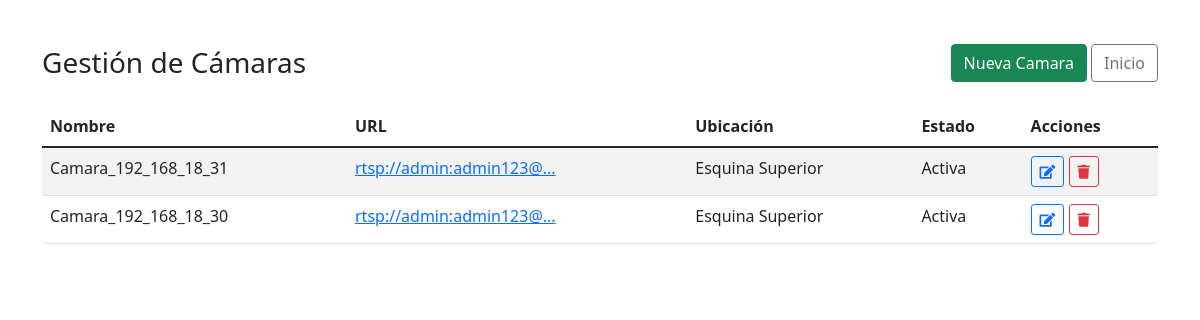
The page /camaras on the database its author committed.
### tables this page shows
CREATE TABLE camaras (
                id INTEGER PRIMARY KEY AUTOINCREMENT,
                nombre TEXT NOT NULL,
                url TEXT UNIQUE NOT NULL,
                descripcion TEXT,
                muslo_rodilla_pie INTEGER NOT NULL DEFAULT 90,  
                espalda_cadera_muslo INTEGER NOT NULL DEFAULT 90, 
                hombros_brazos INTEGER NOT NULL DEFAULT 90, 
                espalda_cuello_cabeza INTEGER NOT NULL DEFAULT 90,  
                manos_muneca INTEGER NOT NULL DEFAULT 90,   
                ubicacion TEXT,
                activa BOOLEAN DEFAULT 1,
                fecha_instalacion TIMESTAMP DEFAULT CURRENT_TIMESTAMP,
                FOREIGN KEY (id) REFERENCES notificaciones(id_camara)
            );

### routes/camaras.py (the view)
    @app.route('/camaras')
    def camaras_index():
        try:
            page = request.args.get('page', 1, type=int)
            per_page = 10
            conn = get_db_connection()
            total = conn.execute('SELECT COUNT(*) FROM camaras').fetchone()[0]
            camaras = conn.execute('''
                SELECT id, nombre, url, ubicacion, activa,
                       strftime('%d/%m/%Y %H:%M', fecha_instalacion) as fecha_instalacion,
                       descripcion
                FROM camaras
                ORDER BY fecha_instalacion DESC
                LIMIT ? OFFSET ?
            ''', (per_page, (page - 1) * per_page)).fetchall()
            conn.close()
            print("Cámaras cargadas:", camaras)
            return render_template('camaras/index.html',
                                   camaras=camaras,
                                   page=page,
                                   per_page=per_page,
                                   total=total)
        except Exception as e:
            app.logger.error(f"Error al listar cámaras: {str(e)}")
            flash('Error al cargar la lista de cámaras', 'error')
            return redirect(url_for('index'))

### database.py (called while the page is built)
def get_db_connection():
    conn = sqlite3.connect('monitoring.db')
    conn.row_factory = sqlite3.Row
    return conn

### templates/camaras/index.html (shortened to what this page needs)
<!DOCTYPE html>
<html lang="es">
<head>
    <link href="https://cdn.jsdelivr.net/npm/bootstrap@5.1.3/dist/css/bootstrap.min.css" rel="stylesheet">
    <link href="https://cdnjs.cloudflare.com/ajax/libs/font-awesome/5.15.4/css/all.min.css" rel="stylesheet">
</head>
<body>
    <div class="container mt-4">
        <div class="d-flex justify-content-between align-items-center mb-4">
            <h1 class="h3 mb-0">
                 Gestión de Cámaras
            </h1>
            <div>
                <a href="{{ url_for('camaras_add') }}" class="btn btn-success">
                     Nueva Camara
                </a>
                <a href="{{ url_for('index') }}" class="btn btn-outline-secondary">
                     Inicio
                </a>
            </div>
        </div>
        <div class="table-responsive">
            <table class="table table-striped table-hover">
                <thead class="thead-dark">
                    <tr>
                        <th>Nombre</th>
                        <th>URL</th>
                        <th>Ubicación</th>
                        <th>Estado</th>
                        <th>Acciones</th>
                    </tr>
                </thead>
                <tbody>
                    {% for camara in camaras %}
                    <tr>
                        <td>{{ camara['nombre'] }}</td>
                        <td><a href="{{ camara['url'] }}" target="_blank">{{ camara['url']|truncate(25) }}</a></td>
                        <td>{{ camara['ubicacion'] or '-' }}</td>
                        <td><span class="badge-{{ 'success' if camara['activa'] else 'secondary' }}">{{ 'Activa' if camara['activa'] else 'Inactiva' }}</span></td>
                        <td>
                            <a href="/camaras/edit/{{ camara['id'] }}" class="btn btn-sm btn-outline-primary"><i class="fas fa-edit"></i></a>
                            <form action="/camaras/delete/{{ camara['id'] }}" method="POST" onsubmit="return confirm('¿Eliminar esta cámara?');" style="display:inline;">
                                <button type="submit" class="btn btn-sm btn-outline-danger"><i class="fas fa-trash"></i></button>
                            </form>
                        </td>
                    </tr>
                    {% else %}
                    <tr>
                        <td colspan="5" class="text-center">No hay cámaras registradas</td>
                    </tr>
                    {% endfor %}
                </tbody>
            </table>
        </div>
    </div>
</body>
</html>

### templates/camaras/index.html (style rules this page uses)
body { padding-top: 20px; background-color: ; }
.table-responsive { margin-top: 20px; }

### rows shown on the page
camaras: nombre "Camara_192_168_18_31", url "rtsp://admin:admin123@...", ubicacion "Esquina Superior", activa "Activa"
camaras: nombre "Camara_192_168_18_30", url "rtsp://admin:admin123@...", ubicacion "Esquina Superior", activa "Activa"
